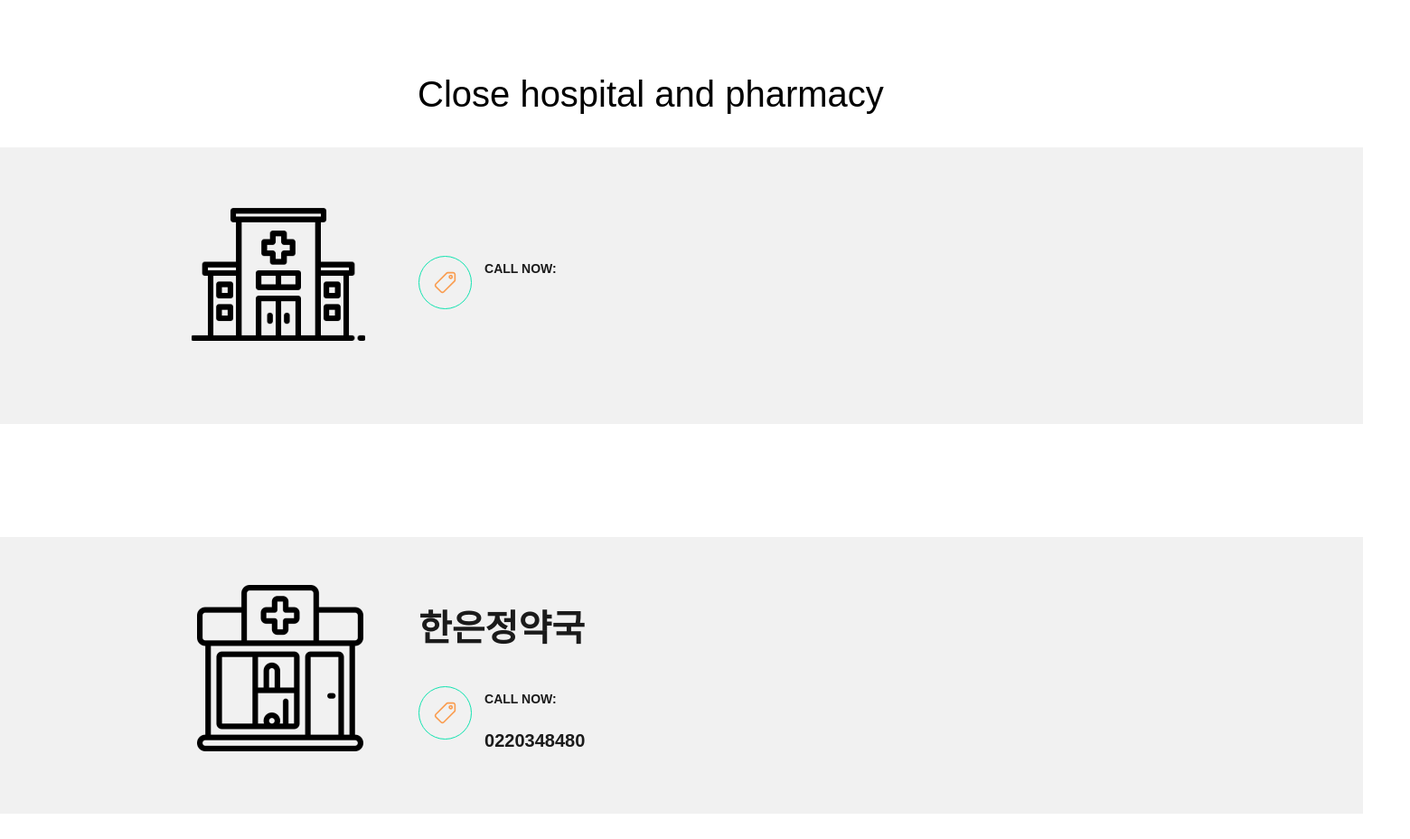
The app's page /res_detail.php?Res_ID=45 (lower part), older data.
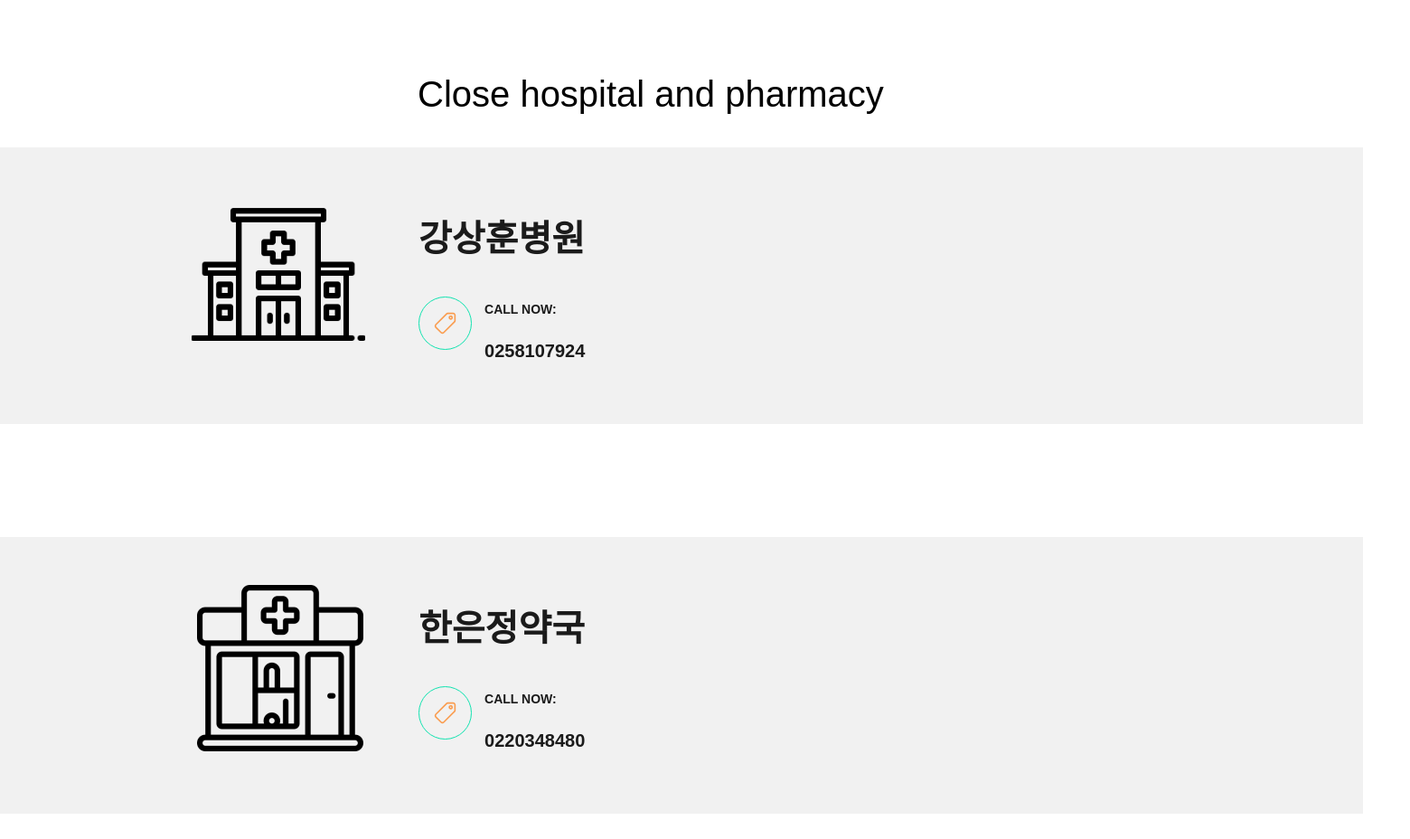
The same page, newer data.
### tables this page shows
CREATE TABLE `hospital` (
  `Hos_ID` varchar(10) NOT NULL,
  `Hos_address` varchar(20) NOT NULL,
  `Hos_name` varchar(10) NOT NULL,
  `Hos_num` varchar(20) NOT NULL,
  PRIMARY KEY (`Hos_ID`)
);

### res_detail.php (the view, shortened to what this page needs)
<?php
$mysqli = mysqli_connect("localhost", "team06", "team06", "team06");
?>
<!DOCTYPE html>
<html lang="ko">
<head>
    <link rel="stylesheet" href="css/resdetail_globals.css" />
    <link rel="stylesheet" href="css/resdetail_styleguide.css" />
    <link rel="stylesheet" href="css/res_detail.css" />
</head>
<body>
    <div class="screen">
        <div class="div">
        </div>
        <?php
        $resid = isset($_GET['Res_ID']) ? $_GET['Res_ID'] : '';
        $sql = "SELECT h.Hos_name, h.Hos_num
                            FROM restaurant r
                            LEFT JOIN hospital h ON SUBSTRING_INDEX(r.Res_address, ' ', -1) = SUBSTRING_INDEX(h.Hos_address, ' ', -1)
                            WHERE r.Res_ID = '$resid'";
        $res = mysqli_query($mysqli, $sql);
        if ($res) {
            $hospitalData = mysqli_fetch_array($res, MYSQLI_ASSOC);
            if ($hospitalData) {
                $hosName = $hospitalData['Hos_name'];
                $hosNum = $hospitalData['Hos_num'];
                echo "<div class='hos'>
                    <div class='text-4'>
                        <div class='content'>
                            <div class='div-wrapper-2'>
                                <div class='div-wrapper-2'>
                                    <div class='text-wrapper-9'>$hosName</div>
                                </div>
                            </div>
                        </div>
                        <div class='address'>
                            <div class='element'>
                                <div class='vector-wrapper'><img class='vector-3' src='img/vector-4.svg' /></div>
                                <div class='text-5'>
                                    <div class='text-wrapper-10'>CALL NOW:</div>
                                    <p class='text-wrapper-11'> $hosNum</p>
                                </div>
                            </div>
                        </div>
                    </div>
                    <img class='image' src='img/image-1.png' />
                    </div>";
            }
        } else {
            echo "Query Error";
        }
        ?>
        <?php
        $resid = isset($_GET['Res_ID']) ? $_GET['Res_ID'] : '';
        $sql = "SELECT p.Drug_name, p.Drug_num
                            FROM restaurant r
                            LEFT JOIN pharmacy p ON SUBSTRING_INDEX(r.Res_address, ' ', -1) = SUBSTRING_INDEX(p.Drug_address, ' ', -1)
                            WHERE r.Res_ID = '$resid'";
        $res = mysqli_query($mysqli, $sql);
        if ($res) {
            $pharmacyData = mysqli_fetch_array($res, MYSQLI_ASSOC);
            if ($pharmacyData) {
                $drugName = $pharmacyData['Drug_name'];
                $drugNum = $pharmacyData['Drug_num'];
                echo "<div class='drug'>
                        <div class='text-4'>
                            <div class='heading-wrapper'>
                                <div class='div-wrapper-2'>
                                    <div class='div-wrapper-2'>
                                        <div class='text-wrapper-9'>$drugName</div>
                                    </div>
                                </div>
                            </div>
                        <div class='address'>
                            <div class='element'>
                                <div class='vector-wrapper'><img class='vector-3' src='img/vector-4.svg' /></div>
                                <div class='text-5'>
                                    <div class='text-wrapper-10'>CALL NOW:</div>
                                    <p class='text-wrapper-11'>$drugNum</p>
                                </div>
                            </div>
                        </div>
                    </div>
                    <img class='image-2' src='img/drug-1img.png' />
                </div>";
            }
        } else {
            echo "Query Error";
        }
        ?>
        <div class="text-wrapper-12">Close hospital and pharmacy</div>
    </div>
</body>
</html>

Row changes from the older to the newer data that the page shows:
now on this page (row edited): hospital: Hos_name "강상훈병원", Hos_num "0258107924"
